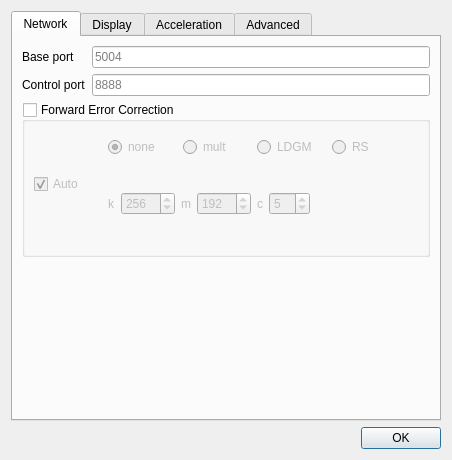
<?xml version="1.0" encoding="UTF-8"?>
<ui version="4.0">
 <class>Settings</class>
 <widget class="QDialog" name="Settings">
  <property name="geometry">
   <rect>
    <x>0</x>
    <y>0</y>
    <width>452</width>
    <height>460</height>
   </rect>
  </property>
  <property name="windowTitle">
   <string>UltraGrid settings</string>
  </property>
  <layout class="QVBoxLayout" name="verticalLayout">
   <item>
    <widget class="QTabWidget" name="tabWidget">
     <property name="currentIndex">
      <number>0</number>
     </property>
     <widget class="QWidget" name="Network">
      <property name="sizePolicy">
       <sizepolicy hsizetype="Preferred" vsizetype="Preferred">
        <horstretch>0</horstretch>
        <verstretch>0</verstretch>
       </sizepolicy>
      </property>
      <attribute name="title">
       <string>Network</string>
      </attribute>
      <layout class="QVBoxLayout" name="verticalLayout_5">
       <item>
        <layout class="QFormLayout" name="networkFormLayout">
         <property name="sizeConstraint">
          <enum>QLayout::SetFixedSize</enum>
         </property>
         <item row="0" column="0">
          <widget class="QLabel" name="label">
           <property name="sizePolicy">
            <sizepolicy hsizetype="Minimum" vsizetype="Preferred">
             <horstretch>0</horstretch>
             <verstretch>0</verstretch>
            </sizepolicy>
           </property>
           <property name="text">
            <string>Base port</string>
           </property>
          </widget>
         </item>
         <item row="0" column="1">
          <widget class="QLineEdit" name="basePort">
           <property name="inputMask">
            <string/>
           </property>
           <property name="maxLength">
            <number>5</number>
           </property>
           <property name="placeholderText">
            <string>5004</string>
           </property>
          </widget>
         </item>
         <item row="1" column="0">
          <widget class="QLabel" name="label_2">
           <property name="text">
            <string>Control port</string>
           </property>
          </widget>
         </item>
         <item row="1" column="1">
          <widget class="QLineEdit" name="controlPort">
           <property name="inputMask">
            <string/>
           </property>
           <property name="maxLength">
            <number>5</number>
           </property>
           <property name="placeholderText">
            <string>8888</string>
           </property>
          </widget>
         </item>
        </layout>
       </item>
       <item>
        <widget class="QGroupBox" name="fecGroupBox">
         <property name="title">
          <string>Forward Error Correction</string>
         </property>
         <property name="checkable">
          <bool>true</bool>
         </property>
         <property name="checked">
          <bool>false</bool>
         </property>
         <layout class="QVBoxLayout" name="verticalLayout_2">
          <property name="topMargin">
           <number>1</number>
          </property>
          <item>
           <layout class="QHBoxLayout" name="horizontalLayout_6">
            <property name="sizeConstraint">
             <enum>QLayout::SetFixedSize</enum>
            </property>
            <item>
             <widget class="QCheckBox" name="fecAutoCheck">
              <property name="sizePolicy">
               <sizepolicy hsizetype="Maximum" vsizetype="Fixed">
                <horstretch>0</horstretch>
                <verstretch>0</verstretch>
               </sizepolicy>
              </property>
              <property name="text">
               <string>Auto</string>
              </property>
              <property name="checked">
               <bool>true</bool>
              </property>
             </widget>
            </item>
            <item>
             <widget class="QWidget" name="fecGroup_2" native="true">
              <property name="enabled">
               <bool>false</bool>
              </property>
              <layout class="QVBoxLayout" name="fecGroup">
               <property name="topMargin">
                <number>5</number>
               </property>
               <item>
                <widget class="QWidget" name="fecRadioGroup" native="true">
                 <layout class="QHBoxLayout" name="fecRadioLayout">
                  <item>
                   <widget class="QRadioButton" name="fecNoneRadio">
                    <property name="text">
                     <string>none</string>
                    </property>
                    <property name="checked">
                     <bool>true</bool>
                    </property>
                   </widget>
                  </item>
                  <item>
                   <widget class="QRadioButton" name="fecMultRadio">
                    <property name="text">
                     <string>mult</string>
                    </property>
                   </widget>
                  </item>
                  <item>
                   <widget class="QRadioButton" name="fecLdgmRadio">
                    <property name="text">
                     <string>LDGM</string>
                    </property>
                   </widget>
                  </item>
                  <item>
                   <widget class="QRadioButton" name="fecRsRadio">
                    <property name="text">
                     <string>RS</string>
                    </property>
                   </widget>
                  </item>
                 </layout>
                </widget>
               </item>
               <item>
                <widget class="QStackedWidget" name="stackedWidget">
                 <property name="enabled">
                  <bool>false</bool>
                 </property>
                 <property name="sizePolicy">
                  <sizepolicy hsizetype="Maximum" vsizetype="Maximum">
                   <horstretch>0</horstretch>
                   <verstretch>0</verstretch>
                  </sizepolicy>
                 </property>
                 <property name="currentIndex">
                  <number>2</number>
                 </property>
                 <widget class="QWidget" name="mult">
                  <layout class="QHBoxLayout" name="horizontalLayout_7">
                   <item>
                    <widget class="QLabel" name="label_3">
                     <property name="text">
                      <string>Multiplying factor</string>
                     </property>
                    </widget>
                   </item>
                   <item>
                    <widget class="QSpinBox" name="multSpin">
                     <property name="sizePolicy">
                      <sizepolicy hsizetype="Preferred" vsizetype="Fixed">
                       <horstretch>0</horstretch>
                       <verstretch>0</verstretch>
                      </sizepolicy>
                     </property>
                     <property name="minimum">
                      <number>1</number>
                     </property>
                     <property name="value">
                      <number>2</number>
                     </property>
                    </widget>
                   </item>
                  </layout>
                 </widget>
                 <widget class="QWidget" name="lgdm">
                  <layout class="QHBoxLayout" name="horizontalLayout_8">
                   <item>
                    <widget class="QLabel" name="label_4">
                     <property name="text">
                      <string>Max Loss</string>
                     </property>
                    </widget>
                   </item>
                   <item>
                    <widget class="QSpinBox" name="ldgmMaxLoss">
                     <property name="value">
                      <number>5</number>
                     </property>
                    </widget>
                   </item>
                   <item>
                    <layout class="QVBoxLayout" name="verticalLayout_3">
                     <item>
                      <widget class="QRadioButton" name="ldgmSimpCpuRadio">
                       <property name="text">
                        <string>CPU</string>
                       </property>
                      </widget>
                     </item>
                     <item>
                      <widget class="QRadioButton" name="ldgmSimpGpuRadio">
                       <property name="text">
                        <string>GPU</string>
                       </property>
                      </widget>
                     </item>
                    </layout>
                   </item>
                  </layout>
                 </widget>
                 <widget class="QWidget" name="page">
                  <layout class="QHBoxLayout" name="horizontalLayout_9">
                   <item>
                    <widget class="QLabel" name="label_8">
                     <property name="text">
                      <string>k</string>
                     </property>
                    </widget>
                   </item>
                   <item>
                    <widget class="QSpinBox" name="ldgmK">
                     <property name="minimum">
                      <number>64</number>
                     </property>
                     <property name="maximum">
                      <number>8191</number>
                     </property>
                     <property name="value">
                      <number>256</number>
                     </property>
                    </widget>
                   </item>
                   <item>
                    <widget class="QLabel" name="label_11">
                     <property name="text">
                      <string>m</string>
                     </property>
                    </widget>
                   </item>
                   <item>
                    <widget class="QSpinBox" name="ldgmM">
                     <property name="minimum">
                      <number>64</number>
                     </property>
                     <property name="maximum">
                      <number>8191</number>
                     </property>
                     <property name="value">
                      <number>192</number>
                     </property>
                    </widget>
                   </item>
                   <item>
                    <widget class="QLabel" name="label_12">
                     <property name="text">
                      <string>c</string>
                     </property>
                    </widget>
                   </item>
                   <item>
                    <widget class="QSpinBox" name="ldgmC">
                     <property name="minimum">
                      <number>2</number>
                     </property>
                     <property name="maximum">
                      <number>63</number>
                     </property>
                     <property name="value">
                      <number>5</number>
                     </property>
                    </widget>
                   </item>
                  </layout>
                 </widget>
                 <widget class="QWidget" name="page_2">
                  <layout class="QHBoxLayout" name="horizontalLayout_10">
                   <item>
                    <widget class="QLabel" name="label_13">
                     <property name="sizePolicy">
                      <sizepolicy hsizetype="Maximum" vsizetype="Preferred">
                       <horstretch>0</horstretch>
                       <verstretch>0</verstretch>
                      </sizepolicy>
                     </property>
                     <property name="text">
                      <string>k</string>
                     </property>
                    </widget>
                   </item>
                   <item>
                    <widget class="QSpinBox" name="rsK">
                     <property name="maximum">
                      <number>255</number>
                     </property>
                     <property name="value">
                      <number>200</number>
                     </property>
                    </widget>
                   </item>
                   <item>
                    <widget class="QLabel" name="label_14">
                     <property name="sizePolicy">
                      <sizepolicy hsizetype="Maximum" vsizetype="Preferred">
                       <horstretch>0</horstretch>
                       <verstretch>0</verstretch>
                      </sizepolicy>
                     </property>
                     <property name="text">
                      <string>n</string>
                     </property>
                    </widget>
                   </item>
                   <item>
                    <widget class="QSpinBox" name="rsN">
                     <property name="maximum">
                      <number>255</number>
                     </property>
                     <property name="value">
                      <number>220</number>
                     </property>
                    </widget>
                   </item>
                  </layout>
                 </widget>
                </widget>
               </item>
              </layout>
             </widget>
            </item>
           </layout>
          </item>
         </layout>
        </widget>
       </item>
       <item>
        <spacer name="verticalSpacer">
         <property name="orientation">
          <enum>Qt::Vertical</enum>
         </property>
         <property name="sizeHint" stdset="0">
          <size>
           <width>20</width>
           <height>40</height>
          </size>
         </property>
        </spacer>
       </item>
      </layout>
     </widget>
     <widget class="QWidget" name="Display">
      <attribute name="title">
       <string>Display</string>
      </attribute>
      <layout class="QHBoxLayout" name="horizontalLayout">
       <item>
        <widget class="QListWidget" name="displayListView">
         <property name="sizePolicy">
          <sizepolicy hsizetype="Expanding" vsizetype="Expanding">
           <horstretch>1</horstretch>
           <verstretch>0</verstretch>
          </sizepolicy>
         </property>
         <property name="currentRow">
          <number>0</number>
         </property>
         <item>
          <property name="text">
           <string>Gl</string>
          </property>
         </item>
         <item>
          <property name="text">
           <string>SDL</string>
          </property>
         </item>
        </widget>
       </item>
       <item>
        <widget class="QStackedWidget" name="displayStack">
         <property name="sizePolicy">
          <sizepolicy hsizetype="Expanding" vsizetype="Expanding">
           <horstretch>3</horstretch>
           <verstretch>0</verstretch>
          </sizepolicy>
         </property>
         <property name="currentIndex">
          <number>0</number>
         </property>
         <widget class="QWidget" name="glPage">
          <layout class="QFormLayout" name="formLayout_2">
           <item row="0" column="0">
            <widget class="QCheckBox" name="glDeinterlace">
             <property name="text">
              <string>Deinterlace</string>
             </property>
            </widget>
           </item>
           <item row="1" column="0">
            <widget class="QCheckBox" name="glFullscreen">
             <property name="text">
              <string>Fullscreen</string>
             </property>
            </widget>
           </item>
           <item row="2" column="0">
            <widget class="QCheckBox" name="glNoDecorate">
             <property name="text">
              <string>Disable window decorations</string>
             </property>
            </widget>
           </item>
           <item row="3" column="0">
            <widget class="QCheckBox" name="glCursor">
             <property name="text">
              <string>Show cursor</string>
             </property>
            </widget>
           </item>
           <item row="4" column="0">
            <widget class="QCheckBox" name="glNoVsync">
             <property name="text">
              <string>Disable vsync</string>
             </property>
            </widget>
           </item>
          </layout>
         </widget>
         <widget class="QWidget" name="sdl_page">
          <layout class="QFormLayout" name="formLayout_3">
           <item row="0" column="0">
            <widget class="QCheckBox" name="sdlDeinterlace">
             <property name="text">
              <string>Deinterlace</string>
             </property>
            </widget>
           </item>
           <item row="1" column="0">
            <widget class="QCheckBox" name="sdlFullscreen">
             <property name="text">
              <string>Fullscreen</string>
             </property>
            </widget>
           </item>
          </layout>
         </widget>
        </widget>
       </item>
      </layout>
     </widget>
     <widget class="QWidget" name="accelTab">
      <attribute name="title">
       <string>Acceleration</string>
      </attribute>
      <layout class="QFormLayout" name="accelFormLayout">
       <item row="0" column="0">
        <widget class="QCheckBox" name="decodeAccelCheck">
         <property name="text">
          <string>Video decode</string>
         </property>
        </widget>
       </item>
       <item row="2" column="0">
        <layout class="QHBoxLayout" name="accelHorizontalLayout">
         <item>
          <widget class="QLabel" name="label_5">
           <property name="text">
            <string>LDGM</string>
           </property>
          </widget>
         </item>
         <item>
          <widget class="QRadioButton" name="ldgmCpuRadio">
           <property name="text">
            <string>CPU</string>
           </property>
          </widget>
         </item>
         <item>
          <widget class="QRadioButton" name="ldgmGpuRadio">
           <property name="text">
            <string>GPU</string>
           </property>
          </widget>
         </item>
        </layout>
       </item>
      </layout>
     </widget>
     <widget class="QWidget" name="Advanced">
      <attribute name="title">
       <string>Advanced</string>
      </attribute>
      <layout class="QFormLayout" name="formLayout">
       <item row="0" column="0">
        <widget class="QCheckBox" name="errorsFatalBox">
         <property name="text">
          <string>Exit on all errors</string>
         </property>
        </widget>
       </item>
       <item row="1" column="0">
        <widget class="QLabel" name="label_6">
         <property name="text">
          <string>Encryption key</string>
         </property>
        </widget>
       </item>
       <item row="1" column="1">
        <widget class="QLineEdit" name="encryptionLineEdit"/>
       </item>
      </layout>
     </widget>
    </widget>
   </item>
   <item>
    <widget class="QDialogButtonBox" name="buttonBox">
     <property name="orientation">
      <enum>Qt::Horizontal</enum>
     </property>
     <property name="standardButtons">
      <set>QDialogButtonBox::Ok</set>
     </property>
    </widget>
   </item>
  </layout>
 </widget>
 <resources/>
 <connections>
  <connection>
   <sender>buttonBox</sender>
   <signal>accepted()</signal>
   <receiver>Settings</receiver>
   <slot>accept()</slot>
   <hints>
    <hint type="sourcelabel">
     <x>248</x>
     <y>254</y>
    </hint>
    <hint type="destinationlabel">
     <x>157</x>
     <y>274</y>
    </hint>
   </hints>
  </connection>
  <connection>
   <sender>buttonBox</sender>
   <signal>rejected()</signal>
   <receiver>Settings</receiver>
   <slot>reject()</slot>
   <hints>
    <hint type="sourcelabel">
     <x>316</x>
     <y>260</y>
    </hint>
    <hint type="destinationlabel">
     <x>286</x>
     <y>274</y>
    </hint>
   </hints>
  </connection>
  <connection>
   <sender>fecAutoCheck</sender>
   <signal>toggled(bool)</signal>
   <receiver>fecGroup_2</receiver>
   <slot>setDisabled(bool)</slot>
   <hints>
    <hint type="sourcelabel">
     <x>51</x>
     <y>190</y>
    </hint>
    <hint type="destinationlabel">
     <x>255</x>
     <y>190</y>
    </hint>
   </hints>
  </connection>
  <connection>
   <sender>fecNoneRadio</sender>
   <signal>toggled(bool)</signal>
   <receiver>stackedWidget</receiver>
   <slot>setDisabled(bool)</slot>
   <hints>
    <hint type="sourcelabel">
     <x>153</x>
     <y>159</y>
    </hint>
    <hint type="destinationlabel">
     <x>247</x>
     <y>220</y>
    </hint>
   </hints>
  </connection>
  <connection>
   <sender>displayListView</sender>
   <signal>currentRowChanged(int)</signal>
   <receiver>displayStack</receiver>
   <slot>setCurrentIndex(int)</slot>
   <hints>
    <hint type="sourcelabel">
     <x>69</x>
     <y>168</y>
    </hint>
    <hint type="destinationlabel">
     <x>272</x>
     <y>168</y>
    </hint>
   </hints>
  </connection>
 </connections>
</ui>
